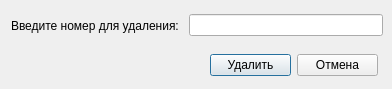
<?xml version="1.0" encoding="UTF-8"?>
<ui version="4.0">
 <class>DeleteWindow</class>
 <widget class="QDialog" name="DeleteWindow">
  <property name="geometry">
   <rect>
    <x>0</x>
    <y>0</y>
    <width>392</width>
    <height>89</height>
   </rect>
  </property>
  <property name="windowTitle">
   <string>Удалить</string>
  </property>
  <widget class="QWidget" name="">
   <property name="geometry">
    <rect>
     <x>210</x>
     <y>50</y>
     <width>168</width>
     <height>30</height>
    </rect>
   </property>
   <layout class="QHBoxLayout" name="horizontalLayout">
    <item>
     <widget class="QPushButton" name="delBtn">
      <property name="font">
       <font>
        <stylestrategy>PreferAntialias</stylestrategy>
       </font>
      </property>
      <property name="cursor">
       <cursorShape>PointingHandCursor</cursorShape>
      </property>
      <property name="text">
       <string>Удалить</string>
      </property>
     </widget>
    </item>
    <item>
     <widget class="QPushButton" name="cancelBtn">
      <property name="font">
       <font>
        <stylestrategy>PreferAntialias</stylestrategy>
       </font>
      </property>
      <property name="cursor">
       <cursorShape>PointingHandCursor</cursorShape>
      </property>
      <property name="text">
       <string>Отмена</string>
      </property>
     </widget>
    </item>
   </layout>
  </widget>
  <widget class="QWidget" name="">
   <property name="geometry">
    <rect>
     <x>11</x>
     <y>11</y>
     <width>372</width>
     <height>29</height>
    </rect>
   </property>
   <layout class="QHBoxLayout" name="horizontalLayout_2">
    <item>
     <widget class="QLabel" name="label">
      <property name="text">
       <string>Введите номер для удаления: </string>
      </property>
     </widget>
    </item>
    <item>
     <widget class="QLineEdit" name="number">
      <property name="font">
       <font>
        <stylestrategy>PreferAntialias</stylestrategy>
       </font>
      </property>
     </widget>
    </item>
   </layout>
  </widget>
 </widget>
 <resources/>
 <connections/>
</ui>
